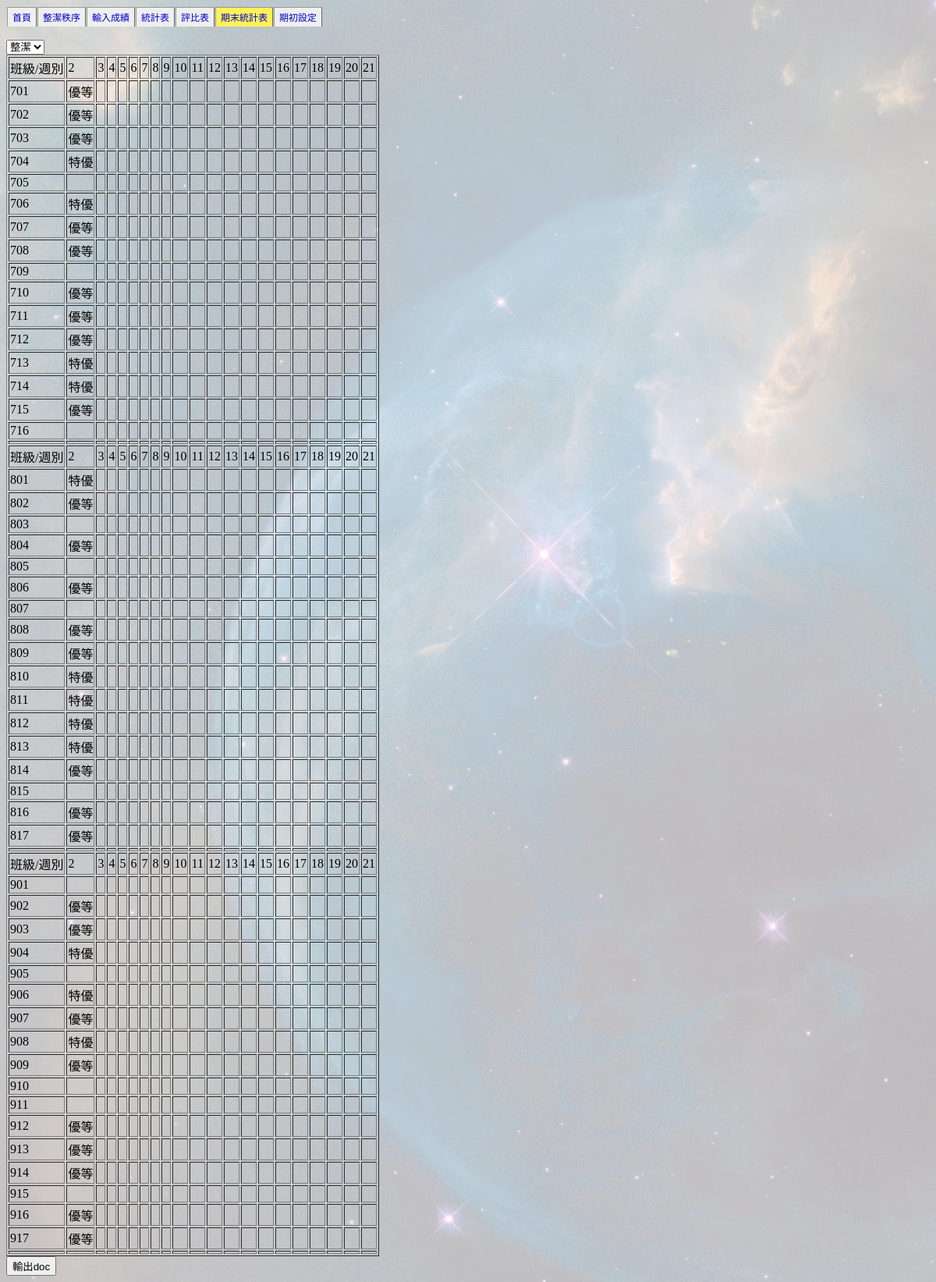
/cleord/allstat.php, run on the app's committed database.
### tables this page shows
CREATE TABLE `cleord` (
  `prikey` int(11) NOT NULL AUTO_INCREMENT,
  `kind` tinyint(4) NOT NULL,
  `class` smallint(6) NOT NULL,
  `week` tinyint(4) NOT NULL,
  `Mon` tinyint(4) NOT NULL,
  `Tue` tinyint(4) NOT NULL,
  `Wed` tinyint(4) NOT NULL,
  `Thu` tinyint(4) NOT NULL,
  `Fri` tinyint(4) NOT NULL,
  `Sat` tinyint(4) NOT NULL,
  `Sun` tinyint(4) NOT NULL,
  `tscore` smallint(6) NOT NULL,
  `rank` varchar(6) NOT NULL,
  `memo` varchar(4) NOT NULL,
  PRIMARY KEY (`prikey`)
);

### cleord/allstat.php (the view, shortened to what this page needs)
<?php
include "config.php";
SelectMenu("allstat.php","期末統計表");
$mysqli = new mysqli($DB_SERVER,$DB_LOGIN,$DB_PASSWORD,$DB_NAME);
$current_year = 0 ; $current_semester = 0 ;$classnum[1]=0;$classnum[2]=0;$classnum[3]=0;
current_year_semester();
$curryear=$current_year;
$currseme=$current_semester;
$weekarr=get_week_array();
?>
<p>
<form id="forminput" name="forminput" method="post" action="<?php echo $_SERVER['PHP_SELF']; ?>">
 <select name="selcleord" id="selcleord" onchange="forminput.submit();" >
<?php
echo '<option value="1" ';
if ($_REQUEST["selcleord"]==1)
	{echo 'selected="selected"';}
echo '>整潔</option>';
?>
</select></form>
<?php
echo '<table border="1">';
for ($i=1;$i<=3;$i++)
	{
	echo '<tr><td>班級/週別</td>';
	for ($j=2;$j<count($weekarr);$j++)
		{echo '<td>'.$j.'</td>';}
	echo '</tr>';
	for ($k=1;$k<=$classnum[$i];$k++)
		{
		echo '<tr><td>'.($i+6).chclass($k).'</td>';
		for ($j=2;$j<count($weekarr);$j++)
			{echo '<td>'.findrank($i,$j,$k).'</td>';}
		echo '</tr>';
		}
	echo '<tr>';
	for ($j=1;$j<count($weekarr);$j++)
		{echo '<td></td>';}
	echo '</tr>';
	}
$form_text='</table><form id="outdoc" name="outdoc" method="post" action="outalldoc.php"><input type="hidden" name="curryear" value="'.$curryear.'">
<input type="hidden" name="currseme" value="'.$currseme.'">';
$form_text.='<input type="hidden" name="classnum[1]" value="'.$classnum[1].'"><input type="hidden" name="classnum[2]" value="'.$classnum[2].'"><input type="hidden" name="classnum[3]" value="'.$classnum[3].'"><input type="hidden" name="filesub" value="'.$_REQUEST["selcleord"].'"><input type="submit" name="send"  value="輸出doc" /></form>';
echo $form_text;
FootCode();
function findrank($i,$j,$k)
	{
	global $mysqli;
	$class=$i.chclass($k);
	$sql_select = "select rank from cleord  WHERE week='".$j."' AND kind='".$_REQUEST["selcleord"]."' AND class=".$class;
	if (!$record_set =$mysqli->query($sql_select))
		error_echo ($_SERVER['PHP_SELF'].__LINE__."-查詢失敗: (" . $mysqli->errno . ") " . $mysqli->error);
	if (list($rank)=$record_set->fetch_array(MYSQLI_NUM))
		{
		return $rank;
		}
	return "";
	}
function chclass($num)
	{
	$numt=0+$num;
	if ($numt<10	)
		{return "0".$numt;}
	else
		{return "".$numt;}
	}
?>

### cleord/config.php (shortened to what this page needs)
<?php
function IsSelected($selectfilename, $filename)
{
	if ($filename == $selectfilename) {
		return '#FFF158';
	} else {
		return '#EFEFEF';
	}
}
function SelectMenu($selectfilename, $title)
{
	$menuHeader = '<!doctype html>
<html>
<head>
	<meta charset="UTF-8">
	<meta name="viewport" content="width=device-width, initial-scale=1.0">
	<title>' . $title . '</title>
	<link type="text/css" href="../themes/new/new.css" rel="stylesheet" />
	<link type="text/css" href="../themes/base/jquery-ui-1.8.2.custom.css" rel="stylesheet" />
</head>
<body  background="../images/background1.jpg">
	<table cellspacing=1 cellpadding=3><tr>
		<td class="tab" bgcolor="#EFEFEF">&nbsp;<a href="../index.html">首頁</a>&nbsp;</td>
		<td class="tab" bgcolor="' . IsSelected($selectfilename, "index.php") . '">&nbsp;<a href="index.php">整潔秩序</a>&nbsp;</td>
		<td class="tab" bgcolor="' . IsSelected($selectfilename, "inscore.php") . '">&nbsp;<a href="inscore.php">輸入成績</a>&nbsp;</td>
		<td class="tab" bgcolor="' . IsSelected($selectfilename, "statistics.php") . '">&nbsp;<a href="statistics.php">統計表</a>&nbsp;</td>
		<td class="tab" bgcolor="' . IsSelected($selectfilename, "grade.php") . '">&nbsp;<a href="grade.php">評比表</a>&nbsp;</td>
		<td class="tab" bgcolor="' . IsSelected($selectfilename, "allstat.php") . '">&nbsp;<a href="allstat.php">期末統計表</a>&nbsp;</td>
		<td class="tab" bgcolor="' . IsSelected($selectfilename, "setone.php") . '">&nbsp;<a href="setone.php">期初設定</a>&nbsp;</td>
		</tr></table>';
	echo $menuHeader;
}
function FootCode()
{
	$footer = '</body>
		</html>';
	echo $footer;
}
function current_year_semester()
{
	global $mysqli, $current_year, $current_semester, $classnum;
	$query = "SELECT * FROM `year_semester_class` WHERE CURRENT_DATE() BETWEEN `start_day` AND `end_day`";
	if (!$record_set = $mysqli->query($query))
		error_echo("config.php:" . __LINE__ . "-查詢失敗: (" . $mysqli->errno . ") " . $mysqli->error);
	if ($row = $record_set->fetch_assoc()) {
		$id = $row["id"];
		$current_year = $row["year"];
		$current_semester = $row["semester"];
		$classnum[1] = $row["class_number_1"];
		$classnum[2] = $row["class_number_2"];
		$classnum[3] = $row["class_number_3"];
	} else {
		error_echo("config.php:" . __LINE__ . "-找不到學期");
	}
	return $id;
}
function get_week_array()
{
	global $mysqli, $current_year, $current_semester;
	$sql_select = "select start_day,end_day from year_semester_class where year = $current_year and semester = $current_semester ";
	if (!$record_set = $mysqli->query($sql_select))
		error_echo("config.php:" . __LINE__ . "-查詢失敗: (" . $mysqli->errno . ") " . $mysqli->error);
	if ($row = $record_set->fetch_assoc()) {
		$semester_start_date = $row["start_day"];
		$semester_end_date = $row["end_day"];
	}
	$week_date = date("w", strtotime($semester_start_date));
	$semester_start_date = date("Y-m-d", strtotime($semester_start_date . "-$week_date day"));
	$semester_end_date = date("Y-m-d", strtotime($semester_end_date . "7 day"));
	$array_nmber = 1;
	$week_sunday = $semester_start_date;
	do {
		$week_array[$array_nmber] = $week_sunday;
		$week_sunday = date("Y-m-d", strtotime($week_sunday . "7 day"));
		$array_nmber++;
	} while ($week_sunday < $semester_end_date);
	return $week_array;
}
?>

### themes/new/new.css (style rules this page uses)
body { background-color: #FFFFFF; }
form { margin: 0px; display: inline; }
a:link { color:#0000cc;text-decoration: none }
td.tab { border-top: 1px solid #999; border-right: 1px solid #666; border-left: 1px solid #999; border-bottom: none; font-size: 12px; -moz-border-radius: 2px; }

### data on the page
cleord: rank "優等"
cleord: rank "優等"
cleord: rank "優等"
cleord: rank "特優"
cleord: rank "特優"
cleord: rank "優等"
cleord: rank "優等"
cleord: rank "優等"
cleord: rank "優等"
cleord: rank "優等"
cleord: rank "特優"
cleord: rank "特優"
cleord: rank "優等"
cleord: rank "特優"
cleord: rank "優等"
cleord: rank "優等"
cleord: rank "優等"
cleord: rank "優等"
cleord: rank "優等"
cleord: rank "特優"
cleord: rank "特優"
cleord: rank "特優"
cleord: rank "特優"
cleord: rank "優等"
cleord: rank "優等"
cleord: rank "優等"
cleord: rank "優等"
cleord: rank "優等"
cleord: rank "特優"
cleord: rank "特優"
cleord: rank "優等"
cleord: rank "特優"
cleord: rank "優等"
cleord: rank "優等"
cleord: rank "優等"
cleord: rank "優等"
cleord: rank "優等"
cleord: rank "優等"

### other printed values
chclass($k) "01"
chclass($k) "02"
chclass($k) "03"
chclass($k) "04"
chclass($k) "05"
chclass($k) "06"
chclass($k) "07"
chclass($k) "08"
chclass($k) "09"
chclass($k) "10"
chclass($k) "11"
chclass($k) "12"
chclass($k) "13"
chclass($k) "14"
chclass($k) "15"
